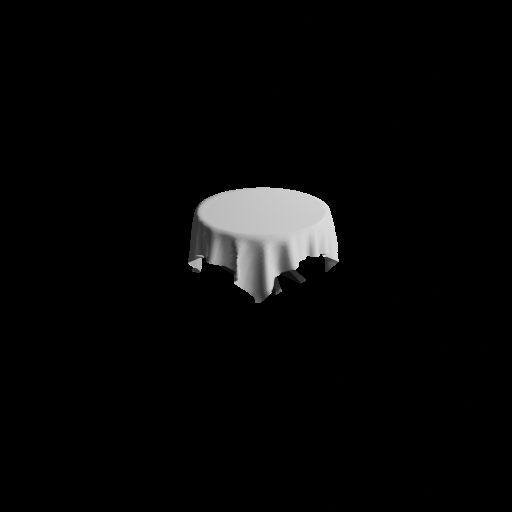
#> input picture assets/zona1_mesa/0001.png, 512 x 512 px
$ python main.py
#> lines starting #> are read from the running program, lines starting #| are printed output that depends on the picture; after the words box and inside, x2 and y2 are one past the last pixel; in counts of white or black regions, pixels touching at a corner belong together
#!/usr/bin/env -S uv run --script
# /// script
# requires-python = ">=3.10"
# dependencies = ["opencv-python", "numpy", "rich"]
# ///
"""A cena reage ao movimento (versão simples: 3 zonas).

Uso:  uv run src/main.py            (MOG2)
      uv run src/main.py --diff     (diferença de frames)
Teclas: q = sair
"""
import argparse
import json
import time
from datetime import datetime
from pathlib import Path

import cv2
import numpy as np
from rich.console import Console

# Nomes das pastas em assets/
ZONAS = ["zona1_mesa", "zona2_vaso", "zona3_copo"]
FPS_ANIM = 24
TAMANHO = 220        # tamanho do overlay (px)
PAUSA = 1         # segundos sem movimento até terminar a deteção
MIN_AREA = 1500      # área mínima da região com movimento

console = Console()


def carregar_animacao(nome):
    """Lê os PNG da pasta assets/<nome> com canal alfa. Sem PNG -> círculo provisório."""
#> called with nome = 'zona1_mesa'
    frames = []
    for f in sorted(Path("assets", nome).glob("*.png")):
        img = cv2.imread(str(f), cv2.IMREAD_UNCHANGED)
#> img is the input picture: shape (512, 512, 4); mean B, G, R, A 7.4, 7.4, 7.4, 10.8
        if img is not None and img.ndim == 3 and img.shape[2] == 4:
            frames.append(cv2.resize(img, (TAMANHO, TAMANHO)))
    if not frames:
        console.log(f"[yellow]Sem PNG em assets/{nome} -> animação provisória[/]")
        for i in range(48):
            img = np.zeros((TAMANHO, TAMANHO, 4), np.uint8)
            y = int(130 - 60 * abs(np.sin(np.pi * i / 24)))
            cv2.circle(img, (TAMANHO // 2, y), 50, (0, 180, 255, 255), -1)
            frames.append(img)
    return frames


def colar(fundo, img, x, y):
    """Cola img (BGRA) em fundo (BGR) usando o canal alfa."""
    h, w = img.shape[:2]
    H, W = fundo.shape[:2]
    x0, y0, x1, y1 = max(x, 0), max(y, 0), min(x + w, W), min(y + h, H)
    if x0 >= x1 or y0 >= y1:
        return
    f = img[y0 - y:y1 - y, x0 - x:x1 - x]
    a = f[:, :, 3:4] / 255.0
    fundo[y0:y1, x0:x1] = (a * f[:, :, :3] + (1 - a) * fundo[y0:y1, x0:x1]).astype(np.uint8)


def detetar(frame, anterior, mog2):
    """Devolve as caixas (x, y, w, h) com movimento e o frame cinzento atual."""
    cinza = cv2.GaussianBlur(cv2.cvtColor(frame, cv2.COLOR_BGR2GRAY), (21, 21), 0)
    if mog2 is None:                                   # diferença de frames
        if anterior is None:
            return [], cinza
        a, mascara = cv2.threshold(cv2.absdiff(anterior, cinza), 25, 255, cv2.THRESH_BINARY)
    else:                                              # subtração de fundo
        a, mascara = cv2.threshold(mog2.apply(frame), 200, 255, cv2.THRESH_BINARY)  # 127 = sombra
    mascara = cv2.dilate(mascara, None, iterations=2)
    contornos, a = cv2.findContours(mascara, cv2.RETR_EXTERNAL, cv2.CHAIN_APPROX_SIMPLE)
    return [cv2.boundingRect(c) for c in contornos if cv2.contourArea(c) > MIN_AREA], cinza


def main():
    ap = argparse.ArgumentParser()
    ap.add_argument("--diff", action="store_true", help="usar diferença de frames em vez de MOG2")
    ap.add_argument("--source", default="0", help="câmara (0, 1...) ou ficheiro de vídeo")
    args = ap.parse_args()

    cap = cv2.VideoCapture(int(args.source) if args.source.isdigit() else args.source)
    if not cap.isOpened():
        console.log("[red]Não consegui abrir a câmara[/]")
        return
    mog2 = None if args.diff else cv2.createBackgroundSubtractorMOG2(history=500, varThreshold=32)
    animacoes = [carregar_animacao(n) for n in ZONAS]
#> call 2 of carregar_animacao, with nome = 'zona2_vaso'
#> in carregar_animacao (call 2), `frames = []`: frames = []
#> after the loop in carregar_animacao (call 2), `for i in range(48):`:
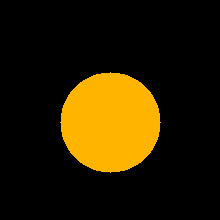
#> img: shape (220, 220, 4); mean B, G, R, A 0, 29.2, 41.3, 41.3
#> after the loop in carregar_animacao (call 2), `for i in range(48):`: frames = 48 items
#> animacoes = 3 items

    estado = [None] * len(ZONAS)
    registo = []
    anterior = None
    Path("evidencias").mkdir(exist_ok=True)

    def terminar(i, agora):
        e = estado[i]
        e["writer"].release()
        registo.append({"inicio": e["inicio"].isoformat(timespec="seconds"),
                        "duracao_s": round(e["ultimo"] - e["t0"], 2),
                        "zona": ZONAS[i], "ficheiro": e["ficheiro"], "caixas": e["caixas"][:300]})
        Path("evidencias/deteccoes.json").write_text(json.dumps(registo, indent=2), encoding="utf-8")
        console.log(f"[red]FIM[/] {ZONAS[i]} ({e['ultimo'] - e['t0']:.1f}s) -> {e['ficheiro']}")
        estado[i] = None

    while True:
        ok, frame = cap.read()
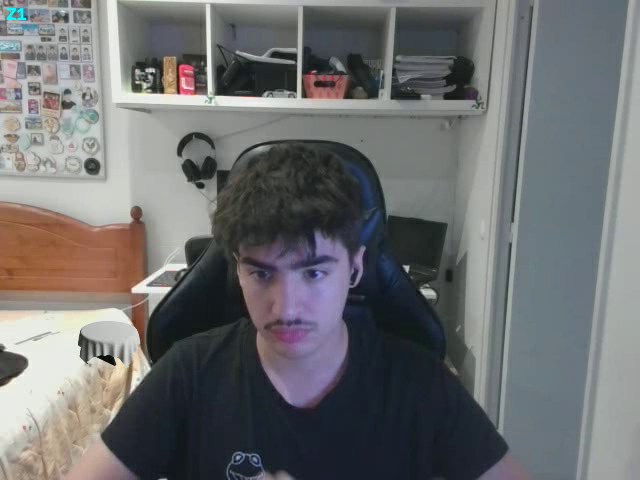
#> input picture frame 26 of evidencias/2026-11-16/zona1_mesaa20261116_190827.mp4, 640 x 480 px, given in place of the camera
#> frame is the input picture: shape (480, 640, 3); mean B, G, R 111.2, 110.3, 109.4
        if not ok:
            break
        frame = cv2.flip(cv2.resize(frame, (640, 480)), 1)
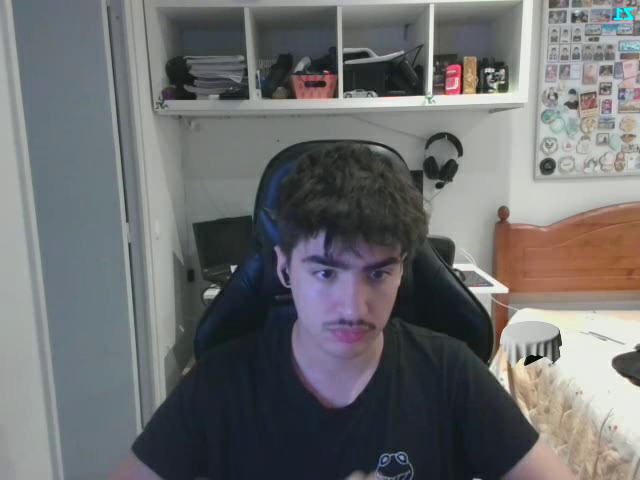
#> frame: shape (480, 640, 3); mean B, G, R 111.2, 110.3, 109.4
        agora = time.time()
        caixas, anterior = detetar(frame, anterior, mog2)
#> in detetar, `cinza = cv2.GaussianBlur(cv2.cvtColor(frame, cv2.COLOR_BGR2GRAY), (21,..`:
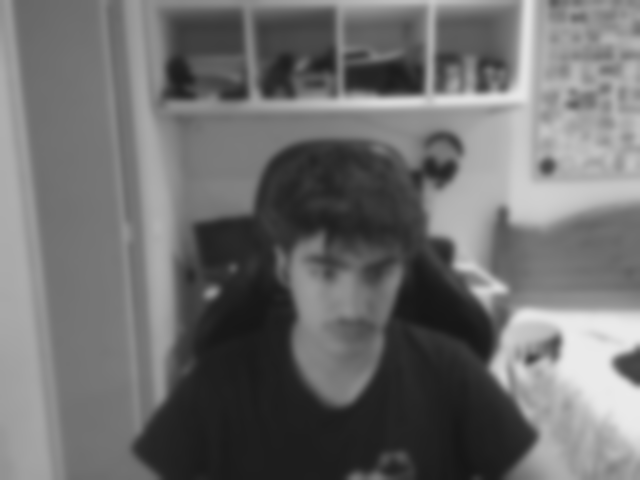
#> cinza: shape (480, 640); min 22, max 235, mean 110.1
#> in detetar, `a, mascara = cv2.threshold(mog2.apply(frame), 200, 255, cv2.THRESH_BIN..`: mascara: shape (480, 640); every value is 0
#> in detetar, `contornos, a = cv2.findContours(mascara, cv2.RETR_EXTERNAL, cv2.CHAIN_..`: contornos = []; a = None
#> caixas = []
        largura_zona = frame.shape[1] / len(ZONAS)
#> largura_zona = 213.3

        # caixas por zona (pelo centro da caixa)
        por_zona = [[] for a in ZONAS]
        for (x, y, w, h) in caixas:
            por_zona[min(int((x + w / 2) / largura_zona), len(ZONAS) - 1)].append((x, y, w, h))
            cv2.rectangle(frame, (x, y), (x + w, y + h), (0, 255, 0), 2)
#> this loop made 0 passes

        for i, cx in enumerate(por_zona):
            if cx:
                if estado[i] is None:                                  # novo evento
                    dt = datetime.now().astimezone()
                    pasta = Path("evidencias") / dt.strftime("%Y-%m-%d")
                    pasta.mkdir(parents=True, exist_ok=True)
                    ficheiro = str(pasta / f"{ZONAS[i]}a{dt:%Y%m%d_%H%M%S}.mp4")
                    writer = cv2.VideoWriter(ficheiro, cv2.VideoWriter_fourcc(*"mp4v"), 20, (640, 480))
                    estado[i] = {"inicio": dt, "t0": agora, "ficheiro": ficheiro,
                                 "writer": writer, "caixas": [], "ultimo": agora}
                    console.log(f"[green]INICIO[/] {ZONAS[i]}")
                estado[i]["ultimo"] = agora
                estado[i]["caixas"].append([list(map(int, b)) for b in cx])
            elif estado[i] and agora - estado[i]["ultimo"] > PAUSA:
                terminar(i, agora)
#> after the loop, estado = 3 items

        # desenhar zonas e animações
        for i in range(len(ZONAS)):
            x0 = int(i * largura_zona)
            if i > 0:
                cv2.line(frame, (x0, 0), (x0, 480), (255, 255, 0), 1)
            cv2.putText(frame, f"Z{i + 1}", (x0 + 6, 20), cv2.FONT_HERSHEY_SIMPLEX, 0.6, (255, 255, 0), 2)
            if estado[i]:
                anim = animacoes[i]
                img = anim[int((agora - estado[i]["t0"]) * FPS_ANIM) % len(anim)]
                colar(frame, img, int((i + 0.5) * largura_zona) - TAMANHO // 2, 480 // 2)
                estado[i]["writer"].write(frame)
#> this loop made 3 passes
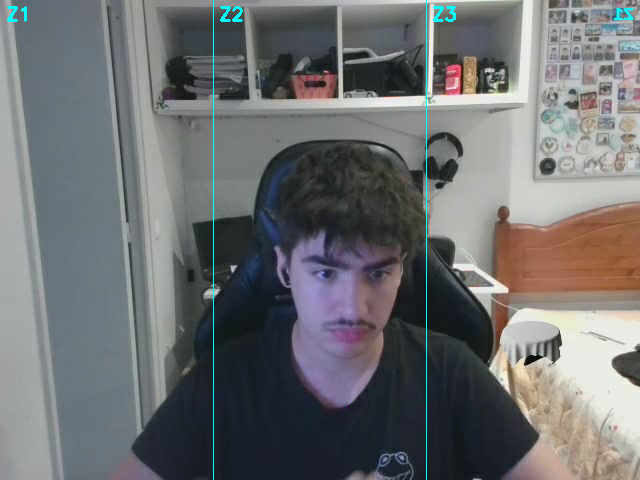
#> frame: shape (480, 640, 3); 0.49% of pixels changed, all inside (x1, y1, x2, y2) = (7, 0, 456, 480)

        cv2.imshow("A cena reage ao movimento", frame)
        if cv2.waitKey(1) & 0xFF in (ord("q"), 27):
#> (key q is pressed here)
            break

    for i, e in enumerate(estado):
        if e:
            terminar(i, time.time())
#> this loop made 3 passes
    cap.release()
    cv2.destroyAllWindows()


if __name__ == "__main__":
    main()
